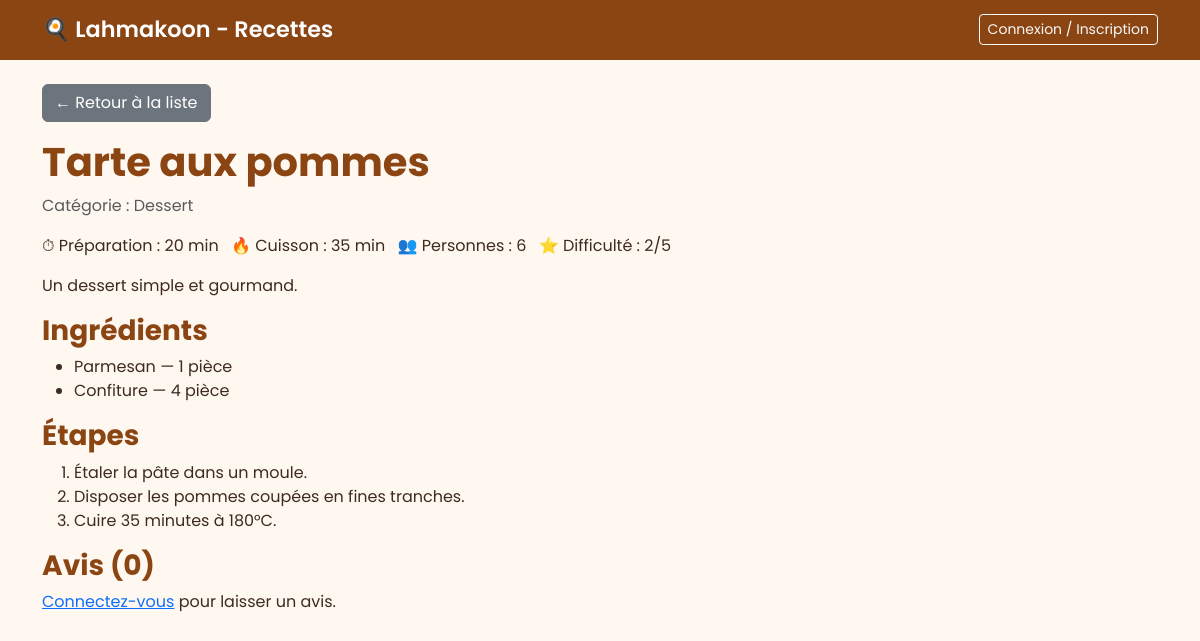
Screenshot of /projet/detail.php?id=3 with the database file from the repository.
### tables this page shows
CREATE TABLE Recette
(
    r_id INTEGER PRIMARY KEY AUTO_INCREMENT,
    u_id INTEGER,
    c_id INTEGER,
    titre VARCHAR(128),
    descript TEXT,
    tps_prep INTEGER,
    tps_cuis INTEGER,
    nb_prsn INTEGER,
    diff INTEGER CHECK (diff BETWEEN 1 AND 5),

    FOREIGN KEY(u_id) REFERENCES Utilisateur(u_id),
    FOREIGN KEY(c_id) REFERENCES Categorie(c_id)
);

CREATE TABLE Categorie
(
    c_id INTEGER PRIMARY KEY AUTO_INCREMENT,
    nom VARCHAR(128) NOT NULL
);

CREATE TABLE Recette_Ingredient
(
    r_id INTEGER,
    i_id INTEGER,
    quantite INTEGER NOT NULL,
    unite VARCHAR(128) NOT NULL,

    FOREIGN KEY(r_id) REFERENCES Recette(r_id),
    FOREIGN KEY(i_id) REFERENCES Ingredient(i_id),

    PRIMARY KEY (r_id, i_id)
);

CREATE TABLE Ingredient
(
    i_id INTEGER PRIMARY KEY AUTO_INCREMENT,
    nom VARCHAR(128) NOT NULL
);

CREATE TABLE Etape
(
    r_id INTEGER,
    nb_ordre INTEGER,
    descript TEXT,

    FOREIGN KEY (r_id) REFERENCES Recette(r_id),

    PRIMARY KEY (r_id, nb_ordre)
);

### projet/detail.php (the view, shortened to what this page needs)
<?php
    require_once 'includes/connexion.php';
    $id = isset($_GET['id']) ? (int)$_GET['id'] : 0;
    $stmt = $pdo->prepare
    ('
        SELECT r.*, c.nom AS categorie
        FROM Recette r
        LEFT JOIN Categorie c ON r.c_id = c.c_id
        WHERE r.r_id = ?
    ');
    $stmt->execute([$id]);
    $recette = $stmt->fetch();
    $stmt = $pdo->prepare('SELECT * FROM Etape WHERE r_id = ? ORDER BY nb_ordre');
    $stmt->execute([$id]);
    $etapes = $stmt->fetchAll();
    $stmt = $pdo->prepare('
        SELECT i.nom, ri.quantite, ri.unite
        FROM Recette_Ingredient ri
        JOIN Ingredient i ON ri.i_id = i.i_id
        WHERE ri.r_id = ?
    ');
    $stmt->execute([$id]);
    $ingredients = $stmt->fetchAll();
    $stmt = $pdo->prepare
    ('
        SELECT a.*, p.pseudo
        FROM Avis a
        LEFT JOIN Profil p ON a.u_id = p.u_id
        WHERE a.r_id = ?
        ORDER BY a.datepost DESC
    ');
    $stmt->execute([$id]);
    $avis = $stmt->fetchAll();
?>
<!DOCTYPE html>
<html lang="fr">
<head>
    <link rel="stylesheet" href="https://cdn.jsdelivr.net/npm/bootstrap@5.3.0/dist/css/bootstrap.min.css">
    <link rel="stylesheet" href="assets/style.css">
</head>
<body>
    <?php require_once 'includes/navbar.php'; ?>
    <div class="container mt-4">
        <a href="index.php" class="btn btn-secondary mb-3">← Retour à la liste</a>
        <h1><?= htmlspecialchars($recette['titre']) ?></h1>
        <p class="text-muted">Catégorie : <?= htmlspecialchars($recette['categorie'] ?? 'Non définie') ?></p>
        <ul class="list-inline">
            <li class="list-inline-item">⏱ Préparation : <?= $recette['tps_prep'] ?> min</li>
            <li class="list-inline-item">🔥 Cuisson : <?= $recette['tps_cuis'] ?> min</li>
            <li class="list-inline-item">👥 Personnes : <?= $recette['nb_prsn'] ?></li>
            <li class="list-inline-item">⭐ Difficulté : <?= $recette['diff'] ?>/5</li>
        </ul>
        <p><?= htmlspecialchars($recette['descript']) ?></p>
        <h3>Ingrédients</h3>
        <ul>
            <?php foreach ($ingredients as $ing) : ?>
                <li><?= htmlspecialchars($ing['nom']) ?> — <?= $ing['quantite'] ?> <?= htmlspecialchars($ing['unite']) ?></li>
            <?php endforeach; ?>
        </ul>
        <h3>Étapes</h3>
        <ol>
            <?php foreach ($etapes as $etape) : ?>
                <li><?= htmlspecialchars($etape['descript']) ?></li>
            <?php endforeach; ?>
        </ol>
        <h3>Avis (<?= count($avis) ?>)</h3>
        <?php if (isset($_SESSION['u_id'])) : ?>
            <form method="POST" action="detail.php?id=<?= $id ?>" class="mb-4">
                <div class="mb-2">
                    <label>Note :</label>
                    <select name="note" class="form-control" required>
                        <option value="5">5 - Excellent</option>
                        <option value="4">4 - Très bien</option>
                        <option value="3">3 - Bien</option>
                        <option value="2">2 - Moyen</option>
                        <option value="1">1 - Décevant</option>
                    </select>
                </div>
                <div class="mb-2">
                    <textarea name="commentaire" class="form-control" placeholder="Votre commentaire" required></textarea>
                </div>
                <button type="submit" class="btn btn-success">Publier mon avis</button>
            </form>
        <?php else : ?>
            <p><a href="auth.php">Connectez-vous</a> pour laisser un avis.</p>
        <?php endif; ?>
    </div>
</body>
</html>

### projet/assets/style.css (style rules this page uses)
body { background-color: #FFF8F0; color: #3D2B1F; font-family: 'Poppins', sans-serif; }
h1, h2, h3 { color: #8B4513; font-weight: 700; }

### rows the page displays
recette: titre "Tarte aux pommes", c.nom "Dessert", tps_prep "20", tps_cuis "35", nb_prsn "6", diff "2", descript "Un dessert simple et gourmand."
recette_ingredient: i.nom "Parmesan", quantite "1", unite "pièce"
recette_ingredient: i.nom "Confiture", quantite "4", unite "pièce"
etape: descript "Étaler la pâte dans un moule."
etape: descript "Disposer les pommes coupées en fines tranches."
etape: descript "Cuire 35 minutes à 180°C."

### other values shown
count($avis) "0"
